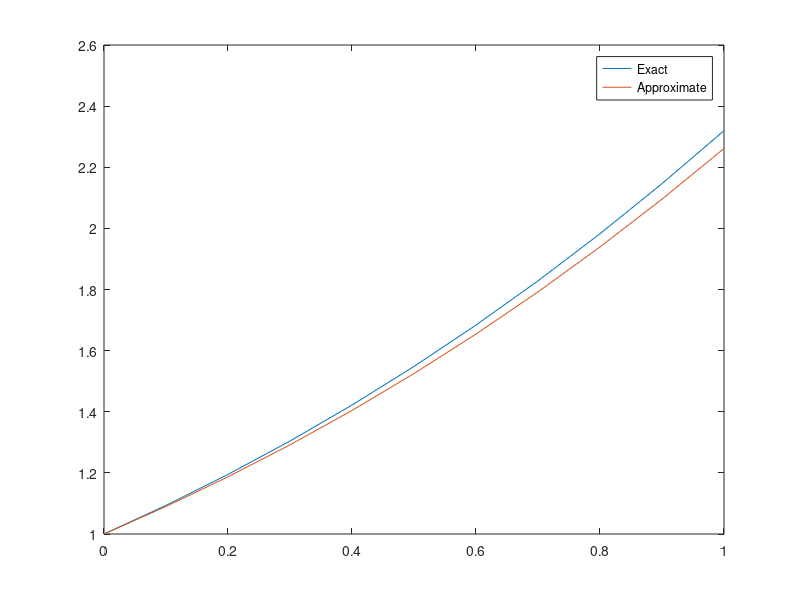
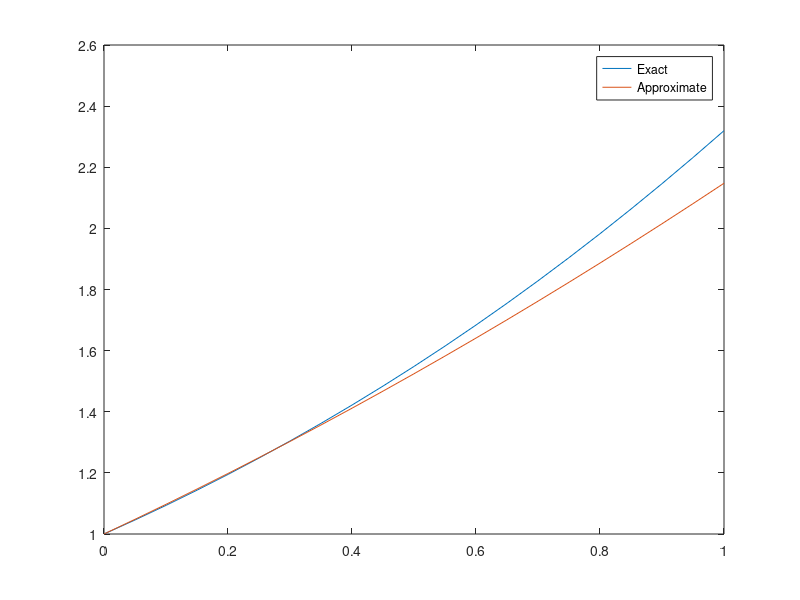

Source code (MATLAB) for these figures, in order:
%%%%%%%%%%%%%%%%%%%%%%%%%%%%%%%%%%
%Sahebeh Dadboud: 1569395
%sheet 6 - exe 5
% Explicit Euler methods and Richardson Extrapolation
%%%%%%%%%%%%%%%%%%%%%%%%%%%%%%%%%%



Y0 = 1;
h = 0.1;
%h = 0.05;
%h = 0.025;
%h =  0.0125;
t = 0:h:1;
Y = zeros(1,length(t));
%t=1;
yexact =10./(1+(9*e.^-t));
Y(1) = Y0;

%explicit euler methods
for i=1:(length(t)-1)
    f = Y(i)-(Y(i).^2)/10;  % y'=y-y^2/10 
    Y(i+1) = Y(i) + f*h;
end 

figure(1);
plot(t,yexact,t,Y);
legend('Exact','Approximate');
%%%%%%%%%%%%%%%%%%%%%%%%%%%%%%%%%%%%%%%%%%%%%%%%%
%Richardson extrapolation

%h = 0.1; 
h = 0.05;
%h = 0.025;
%h =  0.0125;
t = 0:h:1;
y = zeros(1,length(t));
%t=1;
yexact2 = 10./(1+(9*e.^-t));
y0 = 1;
y(1) = y0;
for i=1:(length(t)-1)
    f = (y(i)+h/2)-((y(i).^2)+h/2)/10;
    y(i+1) = y(i)+h/2 + f*h/2;  
end
   
figure(2);
plot(t,yexact2,t,y);
legend('Exact','Approximate');   

